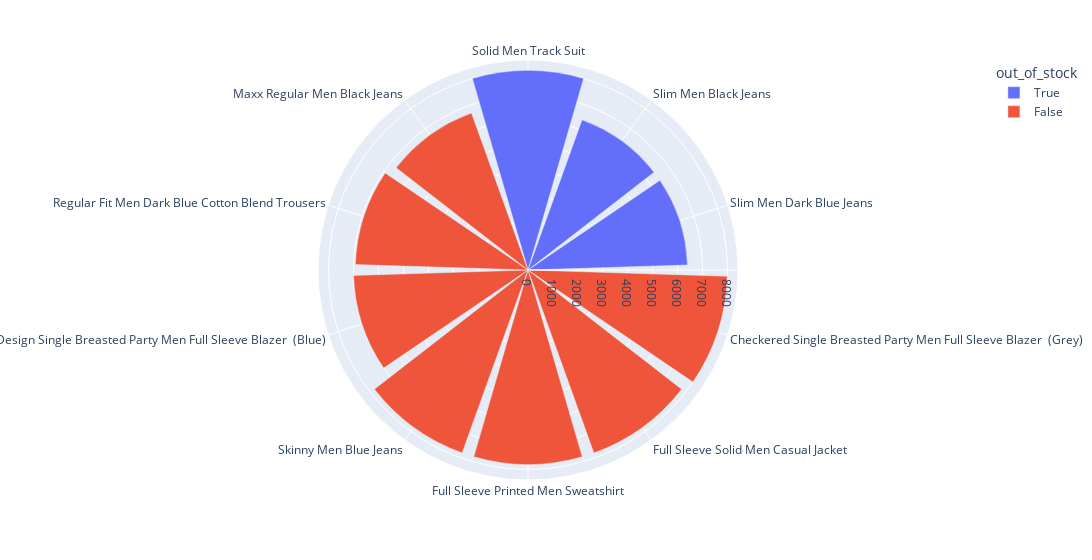

Here is the notebook cell this chart was saved with:
### Code cell
px.bar_polar(high_selling_price_df.head(10), theta = 'title', r = 'selling_price',color='out_of_stock',width=1300)

### Figure 1 — Plotly figure (JSON) as saved in the notebook; plotly's stock layout.template omitted (floating-point values rounded to 4 significant figures)
{"data": [{"hovertemplate": "out_of_stock=True<br>selling_price=%{r}<br>title=%{theta}<extra></extra>", "legendgroup": "True", "marker": {"color": "#636efa", "pattern": {"shape": ""}}, "name": "True", "r": [7999, 6399, 6399], "showlegend": true, "subplot": "polar", "theta": ["Solid Men Track Suit", "Slim Men Black Jeans", "Slim Men Dark Blue Jeans"], "type": "barpolar"}, {"hovertemplate": "out_of_stock=False<br>selling_price=%{r}<br>title=%{theta}<extra></extra>", "legendgroup": "False", "marker": {"color": "#EF553B", "pattern": {"shape": ""}}, "name": "False", "r": [7998, 7799, 7799, 7794, 6998, 6925, 6692], "showlegend": true, "subplot": "polar", "theta": ["Checkered Single Breasted Party Men Full Sleeve Blazer  (Grey)", "Full Sleeve Solid Men Casual Jacket", "Full Sleeve Printed Men Sweatshirt", "Skinny Men Blue Jeans", "Self Design Single Breasted Party Men Full Sleeve Blazer  (Blue)", "Regular Fit Men Dark Blue Cotton Blend Trousers", "Maxx Regular Men Black Jeans"], "type": "barpolar"}], "layout": {"barmode": "relative", "legend": {"title": {"text": "out_of_stock"}, "tracegroupgap": 0}, "margin": {"t": 60}, "polar": {"angularaxis": {"direction": "clockwise", "rotation": 90}, "domain": {"x": [0, 1], "y": [0, 1]}}, "width": 1300}}
